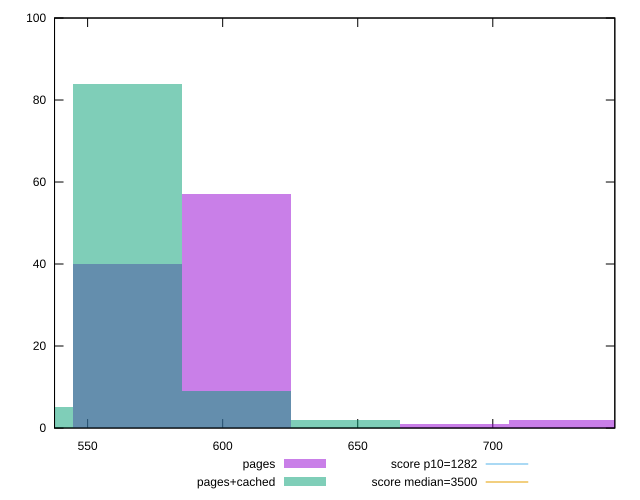

This figure's gnuplot source:
reset

$pages <<EOF
726.2554570594824 2
685.907931667289 1
564.8653554907086 40
605.212880882902 57
EOF

$pagesCached <<EOF
564.8653554907086 84
605.212880882902 9
645.5604062750955 2
524.5178300985151 5
EOF

set key outside below
set boxwidth 40.34752539219347
set xrange [537.7520000000004:745.1760000000008]
set yrange [0:100]
set trange [0:100]
set style fill transparent solid 0.5 noborder

set parametric
set terminal svg size 640, 500 enhanced background rgb 'white'
set output "reprap/bootup-time/comparison/histogram/1_vs_2.svg"

plot $pages title "pages" with boxes, \
     $pagesCached title "pages+cached" with boxes, \
     1282,t title "score p10=1282", \
     3500,t title "score median=3500"

reset
